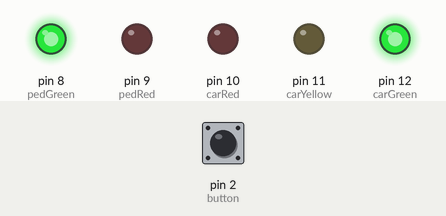
Recording of a sketch running on a simulated Arduino Uno, built with avr-gcc and run on an emulated ATmega328P. On the bench: output pins drawn as LEDs (lit = HIGH). The inputs (shaded band) are chosen by the test bench; at power-on: pin 2 (button) LOW.

Above: at 1.2 s.
1.3 s: pin 2 (button) pulled HIGH for 0.15 s
At 4.7 s:
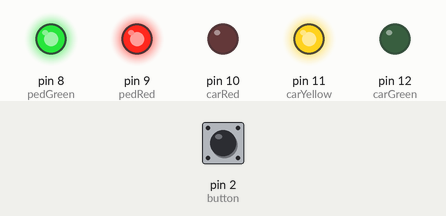
At 6.9 s:
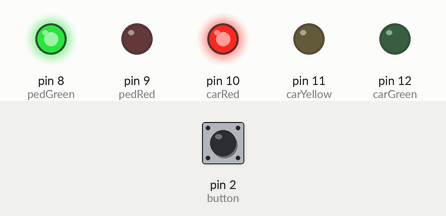
Timing chart, 0 to 24.9 s (numbered marks = the images above; inputs shaded):
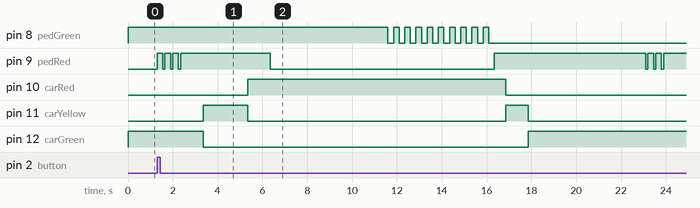

The sketch:

semaforos_interativo.ino
```cpp
/*--Semaforo Interativo--
Neste Projeto usamos um botao para alternar entre o sinal
dos carros e o sinal dos pedestres.
*/
int carRed = 10;
int carYellow = 11;
int carGreen = 12;
int pedRed = 9;
int pedGreen = 8;
int button = 2;
int crosstime = 5000;
unsigned long changeTime; //Tempo desde que o botao foi pressionado

void setup(){
  pinMode(carRed, OUTPUT);
  pinMode(carYellow, OUTPUT);
  pinMode(carGreen, OUTPUT);
  pinMode(pedRed, OUTPUT);
  pinMode(pedGreen, OUTPUT);
  pinMode(button, INPUT); //botao no pino 2
  // aceder a luz verde
  digitalWrite(carGreen, HIGH);
  digitalWrite(pedGreen, HIGH);
}

void loop(){
  int state = digitalRead(button);
  /*Verifica se o botao foi pressionado e se trancorreram
  5 segundos desde a ultima vez que isso ocorreu*/
  /*if (state == HIGH && (millis() - changeTime) > 5000){
    //Chama a funcao para alterar as luzes
    digitalWrite(pedRed, HIGH);
    delay(100);
    changeLights();*/
    /*Alterei pra ficar melhor, agora o sinal dos pedestres
    pisca 3 vezes antes de avisa que o dos carros vai abrir e
    tambem continua verlmelho emquanto os sinal dos carros ainda
    esta mudando para vermelho para evitar de ser atropelado
    no amarelo ;p
    O if abaixo executa o changeLight se o botao for pressionado
    ou se passarem 5segundos com o sinal dos carros aberto.*/
    if (state == HIGH || (millis() - changeTime > 5000)) {
      for (int x=0; x<3; x++){
        digitalWrite(pedRed, HIGH);
        delay(250);
        digitalWrite(pedRed, LOW);
        delay(100);
        digitalWrite(pedRed, HIGH);
      }
      delay(1000);
      changeLights();
  }
}
void changeLights(){
  digitalWrite(carGreen, LOW);
  digitalWrite(carYellow, HIGH);
  delay(2000);

  digitalWrite(carYellow, LOW);
  digitalWrite(carRed, HIGH);
  delay(1000);

  digitalWrite(pedRed, LOW);
  digitalWrite(pedGreen, HIGH);
  delay(crosstime);

  //pisca o verde dos pedestres
  for (int x=0; x<10; x++) {
    digitalWrite(pedGreen, HIGH);
    delay(250);
    digitalWrite(pedGreen, LOW);
    delay(250);
  }

  //acende o vermelho dos pedestres
  digitalWrite(pedRed, HIGH);
  delay(500);
  digitalWrite(carYellow, HIGH);
  digitalWrite(carRed,LOW);
  delay(1000);
  digitalWrite(carGreen, HIGH);
  digitalWrite(carYellow, LOW);

  //registra o tempo desde a ultima alteracao no semaforo
  changeTime = millis();
  //depois retorna para o loop principal do programa
}
```
